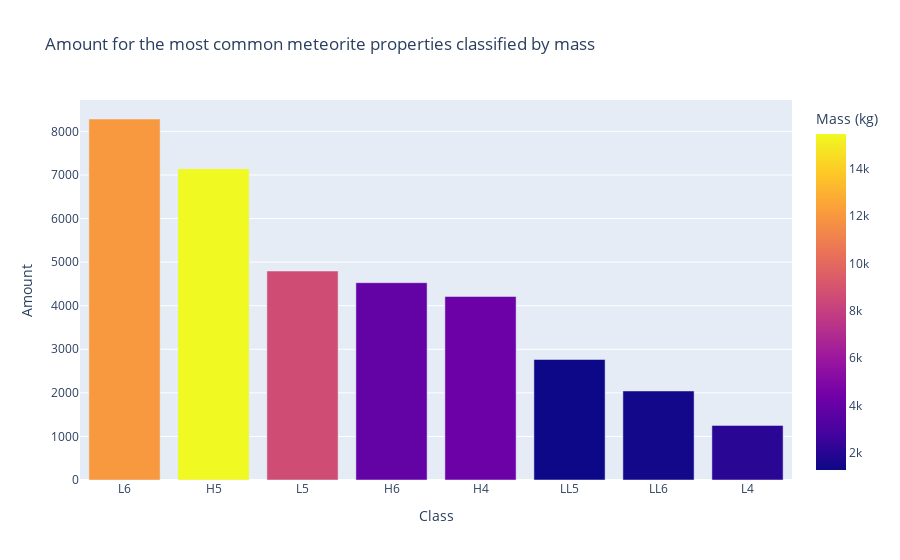

The code cell stored with this chart in its notebook:
### Code cell
fig = px.bar(
    df_c,
    x='Class',
    y='Amount',
    color='Mass (kg)',
    title='Amount for the most common meteorite properties classified by mass'
)
fig.show()

### Figure 1 — Plotly figure (JSON) as saved in the notebook; plotly's stock layout.template omitted (floating-point values rounded to 4 significant figures)
{"data": [{"alignmentgroup": "True", "hovertemplate": "Class=%{x}<br>Amount=%{y}<br>Mass (kg)=%{marker.color}<extra></extra>", "legendgroup": "", "marker": {"color": [12010.0, 15460.0, 8616.0, 3904.0, 4200.0, 1285.0, 1413.0, 2050.0], "coloraxis": "coloraxis", "pattern": {"shape": ""}}, "name": "", "offsetgroup": "", "orientation": "v", "showlegend": false, "textposition": "auto", "type": "bar", "x": ["L6", "H5", "L5", "H6", "H4", "LL5", "LL6", "L4"], "xaxis": "x", "y": [8285, 7142, 4796, 4528, 4211, 2766, 2043, 1253], "yaxis": "y"}], "layout": {"barmode": "relative", "coloraxis": {"colorbar": {"title": {"text": "Mass (kg)"}}, "colorscale": [[0, "#0d0887"], [0.1111, "#46039f"], [0.2222, "#7201a8"], [0.3333, "#9c179e"], [0.4444, "#bd3786"], [0.5556, "#d8576b"], [0.6667, "#ed7953"], [0.7778, "#fb9f3a"], [0.8889, "#fdca26"], [1, "#f0f921"]]}, "legend": {"tracegroupgap": 0}, "title": {"text": "Amount for the most common meteorite properties classified by mass"}, "xaxis": {"anchor": "y", "domain": [0, 1], "title": {"text": "Class"}}, "yaxis": {"anchor": "x", "domain": [0, 1], "title": {"text": "Amount"}}}}
